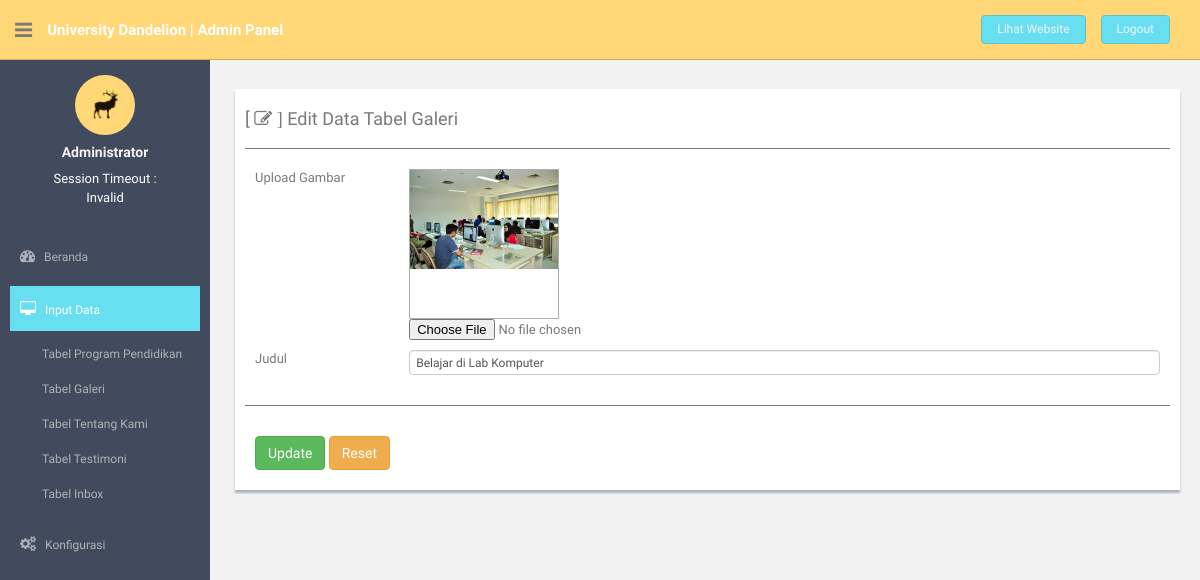
The app's page /confpanel/module/mod_gallery/aksi.php?galeri=edit&id_gallery=18 (signed in) with its own data.
### tables this page shows
CREATE TABLE IF NOT EXISTS `tbl_gallery` (
  `id_gallery` int(5) NOT NULL AUTO_INCREMENT,
  `category_gallery` varchar(25) NOT NULL,
  `pict_gallery` varchar(100) NOT NULL,
  PRIMARY KEY (`id_gallery`)
);

### confpanel/module/mod_gallery/aksi.php (the view, shortened to what this page needs)
<?php
include '../../header_module.php';
include '../../menu_module.php';
include '../../control.php';
$module   = @$_GET['galeri'];
if ($module == "edit"){
    $id_gallery          = @$_GET['id_gallery'];
    $edit         = mysqli_query($link, "SELECT * FROM tbl_gallery WHERE id_gallery='$id_gallery'");
    $showgallery = mysqli_fetch_array($edit);
    echo " <section id=\"main-content\">
            <section class=\"wrapper\">
             <div class=\"row mt\">
              <div class=\"col-md-12\">
               <div class=\"form-panel\">
                <table class=\"table table-striped table-advance table-hover\">
                 <h4>[ <i class=\"fa fa-edit\"> ]</i> Edit Data Tabel Galeri</h4>
                  <hr>
                    <form class=\"form-horizontal style-form\" action=\"../../module/mod_gallery/aksi.php?galeri=update&id_gallery=$showgallery[id_gallery]\" method=\"POST\" enctype=\"multipart/form-data\">
                      <div class=\"form-group\">
                          <input type=\"hidden\" class=\"form-control\" name=\"id_gallery\" value=\"$showgallery[id_gallery]\">
                          <label class=\"col-sm-2 col-sm-2 control-label\">Upload Gambar</label>
                          <div class=\"col-sm-10\">
                          <div class=\"project\">
                          <div class=\"photo-wrapper\">
                              <div class=\"photo\">
                                <a class=\"fancybox\" href=\"../../../img/$showgallery[pict_gallery]\">
                                <img id=\"output_image\" class=\"img-responsive\" src=\"../../../img/$showgallery[pict_gallery]\" alt=\"../../../img/$showgallery[pict_gallery]\"></a>
                              </div>
                            </div>
                          </div>
                          <input type=\"file\" accept=\"image/*\" onchange=\"preview_image(this,'preview')\" class=\"\" name=\"pict_gallery\" value=\"$showgallery[pict_gallery]\" oninvalid=\"alert('Gambar belum di upload !');\"required>
                          </div>
                          <label class=\"col-sm-2 col-sm-2 control-label\">Judul</label>
                          <div class=\"col-sm-10\">
                              <input type=\"text\" class=\"form-control\" name=\"category_gallery\" value=\"$showgallery[category_gallery]\" oninvalid=\"alert('Kategori harus di isi !');\"required>
                          </div>
                      </div>
                </table>
                  <hr>
                      <div class=\"btn-group1\">
                          <a href=\"../../module/mod_gallery/aksi.php?galeri=edit&id_gallery=$showgallery[id_gallery]#\"><button type=\"submit\" name=\"update\" class=\"btn btn-success\">Update</button></a>
                          <a href=\"#\"><button type=\"reset\" name=\"reset\" class=\"btn btn-warning\">Reset</button></a>
                      </div>
               </div>
              </div>
             </div>
            </section>
           </section>";
}
include '../../footer_module.php';
?>

### confpanel/assets/css/style.css (style rules this page uses)
body { color: #797979; background: #f2f2f2; font-family: 'Ruda', sans-serif; padding: 0px !important; margin: 0px !important; font-size:13px; }
a, a:hover, a:focus { text-decoration: none; outline: none; }
hr { margin-top: 20px; margin-bottom: 20px; border: 0; border-top: 1px solid #797979; }
.mt { margin-top: 25px; }
#main-content { margin-left: 220px; }
.wrapper { display: inline-block; margin-top: 15px; padding-left: 10px; padding-right: 15px; padding-bottom: 15px; padding-top: 0px; width: 100%; }
.btn-group1 { background: #ffffff; padding: 10px; }
.photo-wrapper { display: block; position: relative; width: 150px; height: 150px; overflow: hidden; background-color: none; border: solid #acadad 1px; -webkit-transition: background-color 0.4s; -moz-transition: background-color 0.4s; -o-transition: background-color 0.4s; transition: background-color 0.4s; }
.form-panel { background: #ffffff; margin: 10px; padding: 10px; box-shadow: 0px 3px 2px #aab2bd; text-align: left; }
label { font-weight: 400; }

### records on screen
tbl_gallery: pict_gallery (picture), category_gallery "Belajar di Lab Komputer"
